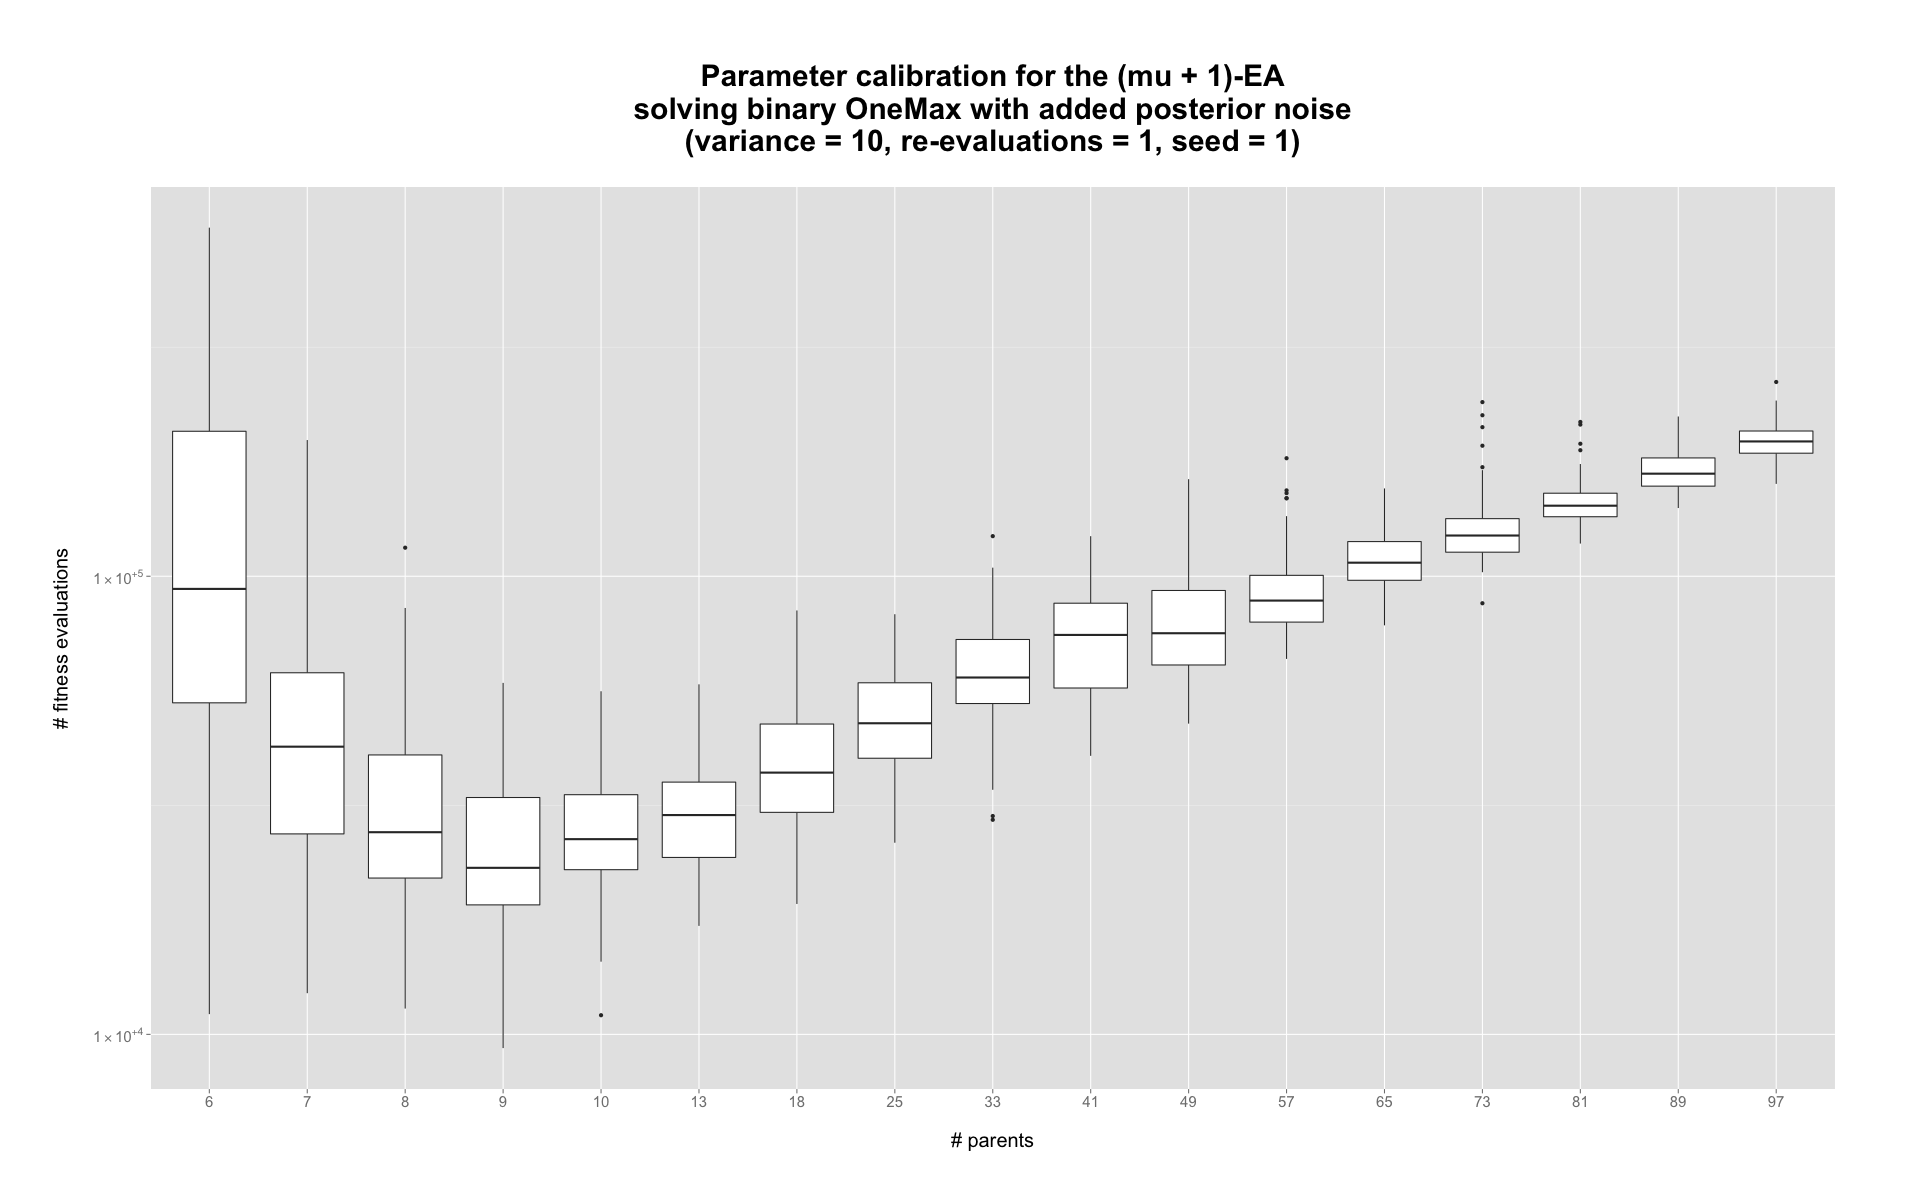

The R source for this figure:
#load libraries

library("ggplot2")
library("scales")
library("grid")

#parameters

min = 6
center = 4
max = 8

step = 1
length = 100

#import and clean data

data <- read.csv(file = "Parameter_Calibration/GA_parameter_calibration.txt", header = TRUE, sep = " ", skip = 14)
dataPlot <- data.frame()

i <- NA
row <- min
for (i in 1:length){

  dataPlot <- rbind(dataPlot, data[data$MU == row,])
  if (i < center) 
    row <- row + 1
  else{
    row <- row + step
    step <- min(step+2, max)
  }
  
}

dataPlot <- dataPlot[2:nrow(dataPlot),]
dataPlot$MU <- as.factor(dataPlot$MU)
rm(data)

#generate plot

scientific_10 <- function(x) {
  parse(text=gsub("e", " %*% 10^", scientific_format()(x)))
}

png("Parameter_Calibration/GA_parameter_calibration.png", width = 1920, height = 1200, units = "px")
g <- NA
g <- qplot(x = MU, y = N_FITNESS_EVALUATIONS, data = dataPlot, geom="boxplot") 
#g <- g + geom_vline(xintercept = 4, colour="grey50", linetype = "longdash", position = "identity")
#g <- g + geom_text(aes(x=4.5, y=300000, label="min == 9", group=NULL), size = 5, color = "grey50", parse = T)
g <- g + scale_y_log10(label = scientific_10)
g <- g + theme(plot.margin = unit(c(1,3,1, 1), "cm"))
g <- g + xlab("\n# parents\n")
g <- g + ylab("\n# fitness evaluations\n")
g <- g + ggtitle("\nParameter calibration for the (mu + 1)-EA\nsolving binary OneMax with added posterior noise\n(variance = 10, re-evaluations = 1, seed = 1)\n")
g <- g + theme(plot.title = element_text(face="bold", size=30)) 
g <- g + theme(axis.title = element_text(size=20))
g <- g + theme(axis.text.x = element_text(size=15))
g <- g + theme(axis.text.y = element_text(size=15))
g
dev.off()

#clean-up

rm(center)
rm(dataPlot)
rm(g)
rm(i)
rm(length)
rm(max)
rm(min)
rm(row)
rm(scientific_10)
rm(step)